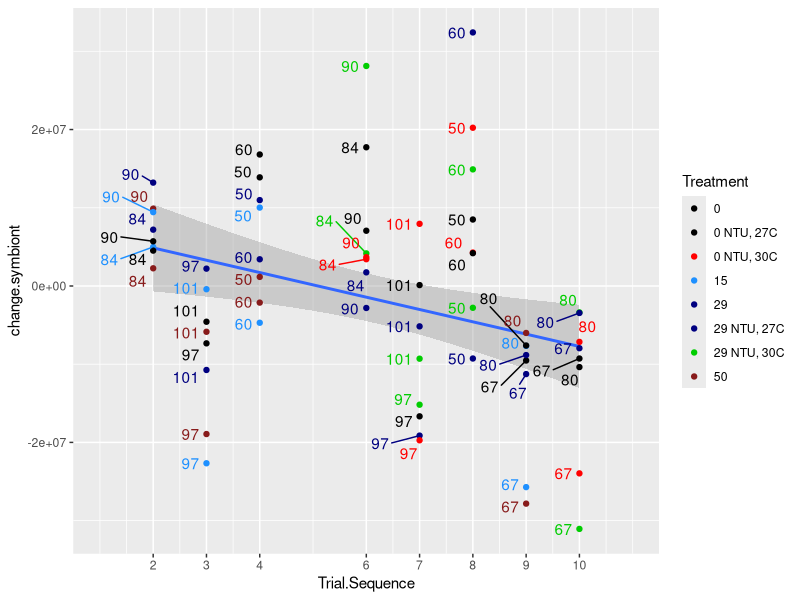
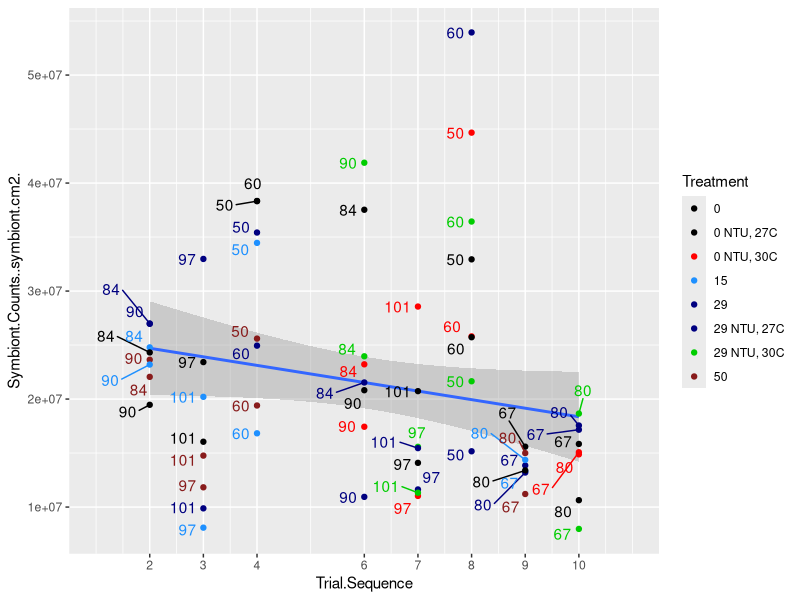
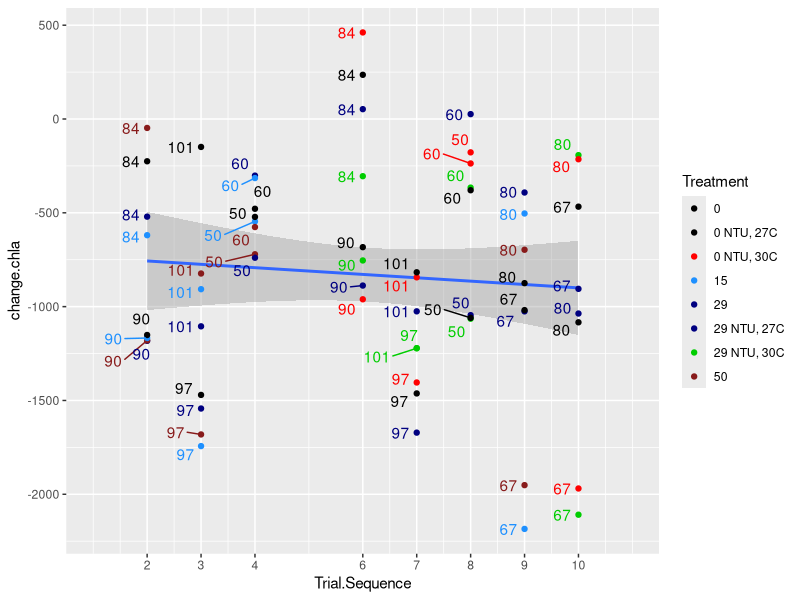
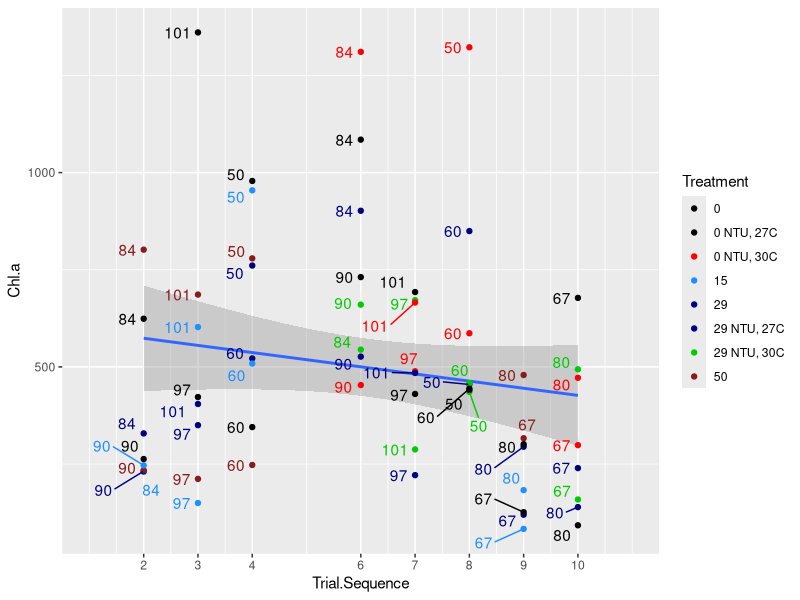
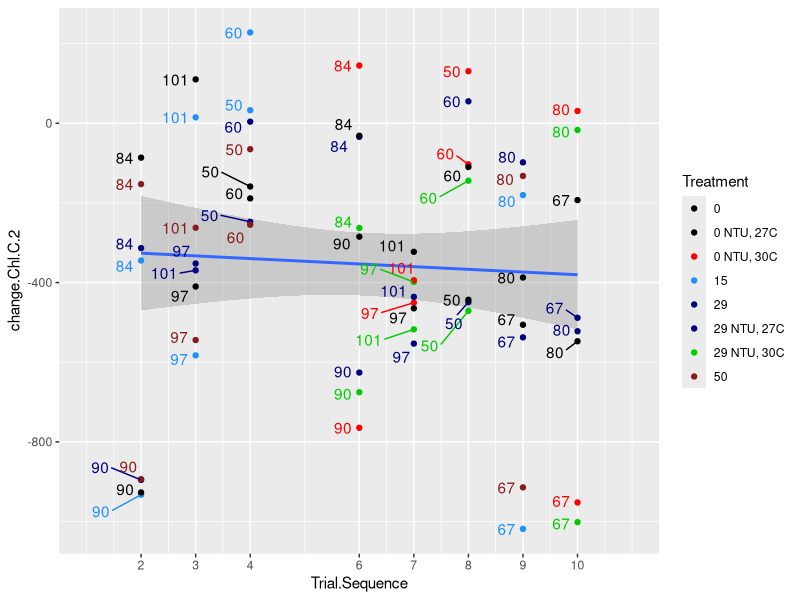
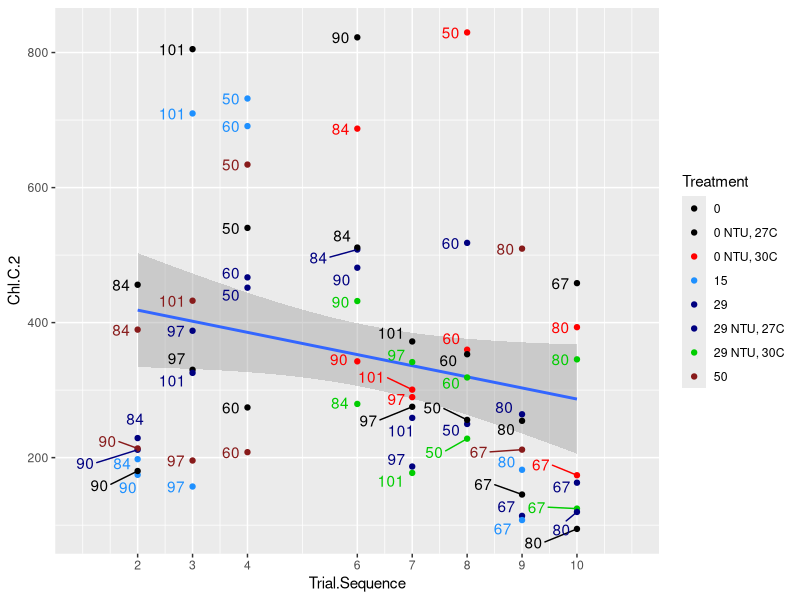
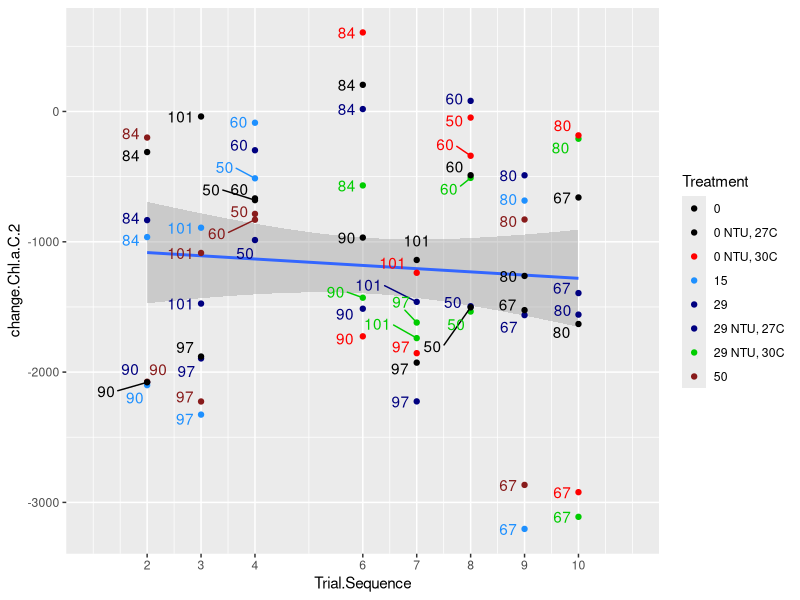
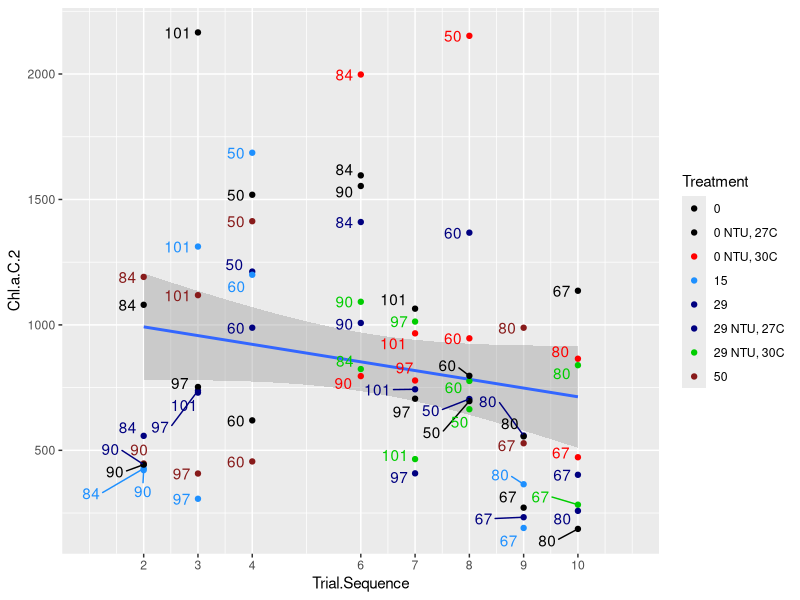

Reproduce these figures in R, in order.
## ---- chunk 1
bio <- read.csv("All_Bio_Data_Together.csv")
## ---- chunk 2
bio$Genotype <- sub("(^[^-]+)-.*", "\\1", bio$Coral.ID)
## ---- chunk 3
library(dplyr) #The package we need to mutate

#Makes us a data frame where everything has the sacrifice subtracted from it by genotype
bio.cambios <- bio %>%
  group_by(Genotype) %>%
  mutate(change.symbiont = Symbiont.Counts..symbiont.cm2. - Symbiont.Counts..symbiont.cm2.[Treatment == "None"], change.chla = Chl.a - Chl.a[Treatment == "None"], change.Chl.C.2 = Chl.C.2 - 
           Chl.C.2[Treatment == "None"], change.Chl.a.C.2 = Chl.a.C.2 - 
          Chl.a.C.2[Treatment == "None"], change.Protein.Concentration = 
           Protein.Concentration..mg.cm.2.mL.. - Protein.Concentration..mg.cm.2.mL..[Treatment == "None"], 
         change.Chl.per.symbiont = Chl.a.c.2.per.symbiont..x1000. - Chl.a.c.2.per.symbiont..x1000.[Treatment == "None"])
## ---- chunk 4
class(bio.cambios$Experiment) #Numeric, we can make that work
#New data frame without the experiment numbers we don't like
cambios <- bio.cambios[ which(bio.cambios$Experiment != 1.1 & 
                                bio.cambios$Experiment != 2.5), ]
#This also dropped all the NAs, but that may be okay
## ---- chunk 5
#So first we need to account for 2.10 getting changed to 2.1, but that's an easy fix
cambios$Experiment <- as.character(cambios$Experiment)
cambios$Experiment <- gsub("2.1", "2.10", cambios$Experiment)

#Now let's get a column for just trial numbers
cambios$Trial.Sequence <- as.numeric(sub(".*\\.", "", cambios$Experiment))
## ---- chunk 6
class(cambios$Treatment) #It's character, which I think should work well
unique(cambios$Treatment)
## ---- chunk 7
library(ggplot2)
library(ggrepel)
cambio.algas <- ggplot(cambios, aes(x = Trial.Sequence, y = change.symbiont, label = Genotype)) +
    stat_smooth(method = lm) +
    geom_point(aes(color = Treatment))+
  geom_text_repel(aes(x= Trial.Sequence, y = change.symbiont, 
                                    colour = Treatment), 
                  nudge_x = -0.3, show.legend = FALSE)+
  scale_color_manual(values = c("black", "black", "#FF0000", "#1E90FF", 
                                "#000080", "#000080", "#00CD00", "#881B1B"))+
  scale_x_continuous(breaks = c(2, 3, 4, 6, 7, 8, 9, 10), 
                     labels = c(2, 3, 4, 6, 7, 8, 9, 10), 
                     limits = c(1, 11))

cambio.algas
  
## ---- chunk 8
ggplot_build(cambio.algas)$data[[1]]
## ---- chunk 9
library(ggplot2)
library(ggrepel)
algas <- ggplot(cambios, aes(x = Trial.Sequence, y = Symbiont.Counts..symbiont.cm2., label = Genotype)) +
    stat_smooth(method = lm) +
    geom_point(aes(color = Treatment))+
  geom_text_repel(aes(x= Trial.Sequence, y = Symbiont.Counts..symbiont.cm2., 
                                    colour = Treatment), 
                  nudge_x = -0.3, show.legend = FALSE)+
  scale_color_manual(values = c("black", "black", "#FF0000", "#1E90FF", 
                                "#000080", "#000080", "#00CD00", "#881B1B"))+
  scale_x_continuous(breaks = c(2, 3, 4, 6, 7, 8, 9, 10), 
                     labels = c(2, 3, 4, 6, 7, 8, 9, 10), 
                     limits = c(1, 11))

algas
## ---- chunk 10
ggplot_build(algas)$data[[1]]
## ---- chunk 11
library(ggplot2)
library(ggrepel)
cambio.Chl.a <- ggplot(cambios, aes(x = Trial.Sequence, y = change.chla, 
                                    label = Genotype)) +
    stat_smooth(method = lm) +
    geom_point(aes(color = Treatment))+
  geom_text_repel(aes(x= Trial.Sequence, y = change.chla, 
                                    colour = Treatment), 
                  nudge_x = -0.3, show.legend = FALSE)+
  scale_color_manual(values = c("black", "black", "#FF0000", "#1E90FF", 
                                "#000080", "#000080", "#00CD00", "#881B1B"))+
  scale_x_continuous(breaks = c(2, 3, 4, 6, 7, 8, 9, 10), 
                     labels = c(2, 3, 4, 6, 7, 8, 9, 10), 
                     limits = c(1, 11))


cambio.Chl.a  
## ---- chunk 12
library(ggplot2)
library(ggrepel)
chla <- ggplot(cambios, aes(x = Trial.Sequence, y = Chl.a, label = Genotype)) +
    stat_smooth(method = lm) +
    geom_point(aes(color = Treatment))+
  geom_text_repel(aes(x= Trial.Sequence, y = Chl.a, 
                                    colour = Treatment), 
                  nudge_x = -0.3, show.legend = FALSE)+
  scale_color_manual(values = c("black", "black", "#FF0000", "#1E90FF", 
                                "#000080", "#000080", "#00CD00", "#881B1B"))+
  scale_x_continuous(breaks = c(2, 3, 4, 6, 7, 8, 9, 10), 
                     labels = c(2, 3, 4, 6, 7, 8, 9, 10), 
                     limits = c(1, 11))

chla
## ---- chunk 13
library(ggplot2)
library(ggrepel)
cambio.Chl.C.2 <- ggplot(cambios, aes(x = Trial.Sequence, y = change.Chl.C.2, 
                                    label = Genotype)) +
    stat_smooth(method = lm) +
    geom_point(aes(color = Treatment))+
  geom_text_repel(aes(x= Trial.Sequence, y = change.Chl.C.2, 
                                    colour = Treatment), 
                  nudge_x = -0.3, show.legend = FALSE)+
  scale_color_manual(values = c("black", "black", "#FF0000", "#1E90FF", 
                                "#000080", "#000080", "#00CD00", "#881B1B"))+
  scale_x_continuous(breaks = c(2, 3, 4, 6, 7, 8, 9, 10), 
                     labels = c(2, 3, 4, 6, 7, 8, 9, 10), 
                     limits = c(1, 11))


cambio.Chl.C.2 
## ---- chunk 14
library(ggplot2)
library(ggrepel)
Chl.C.2 <- ggplot(cambios, aes(x = Trial.Sequence, y = Chl.C.2, 
                                    label = Genotype)) +
    stat_smooth(method = lm) +
    geom_point(aes(color = Treatment))+
  geom_text_repel(aes(x= Trial.Sequence, y = Chl.C.2, 
                                    colour = Treatment), 
                  nudge_x = -0.3, show.legend = FALSE)+
  scale_color_manual(values = c("black", "black", "#FF0000", "#1E90FF", 
                                "#000080", "#000080", "#00CD00", "#881B1B"))+
  scale_x_continuous(breaks = c(2, 3, 4, 6, 7, 8, 9, 10), 
                     labels = c(2, 3, 4, 6, 7, 8, 9, 10), 
                     limits = c(1, 11))


Chl.C.2 
## ---- chunk 15
library(ggplot2)
library(ggrepel)
cambio.Chl.a.C.2 <- ggplot(cambios, aes(x = Trial.Sequence, y = change.Chl.a.C.2, 
                                    label = Genotype)) +
    stat_smooth(method = lm) +
    geom_point(aes(color = Treatment))+
  geom_text_repel(aes(x= Trial.Sequence, y = change.Chl.a.C.2, 
                                    colour = Treatment), 
                  nudge_x = -0.3, show.legend = FALSE)+
  scale_color_manual(values = c("black", "black", "#FF0000", "#1E90FF", 
                                "#000080", "#000080", "#00CD00", "#881B1B"))+
  scale_x_continuous(breaks = c(2, 3, 4, 6, 7, 8, 9, 10), 
                     labels = c(2, 3, 4, 6, 7, 8, 9, 10), 
                     limits = c(1, 11))


cambio.Chl.a.C.2  
## ---- chunk 16
library(ggplot2)
library(ggrepel)
Chl.a.C.2 <- ggplot(cambios, aes(x = Trial.Sequence, y = Chl.a.C.2, 
                                    label = Genotype)) +
    stat_smooth(method = lm) +
    geom_point(aes(color = Treatment))+
  geom_text_repel(aes(x= Trial.Sequence, y = Chl.a.C.2, 
                                    colour = Treatment), 
                  nudge_x = -0.3, show.legend = FALSE)+
  scale_color_manual(values = c("black", "black", "#FF0000", "#1E90FF", 
                                "#000080", "#000080", "#00CD00", "#881B1B"))+
  scale_x_continuous(breaks = c(2, 3, 4, 6, 7, 8, 9, 10), 
                     labels = c(2, 3, 4, 6, 7, 8, 9, 10), 
                     limits = c(1, 11))


Chl.a.C.2  
## ---- chunk 17
library(ggplot2)
library(ggrepel)
cambio.Chl.a.C.2 <- ggplot(cambios, aes(x = Trial.Sequence, y = change.Chl.a.C.2, 
                                    label = Genotype)) +
    stat_smooth(method = lm) +
    geom_point(aes(color = Treatment))+
  geom_text_repel(aes(x= Trial.Sequence, y = change.Chl.a.C.2, 
                                    colour = Treatment), 
                  nudge_x = -0.3, show.legend = FALSE)+
  scale_color_manual(values = c("black", "black", "#FF0000", "#1E90FF", 
                                "#000080", "#000080", "#00CD00", "#881B1B"))+
  scale_x_continuous(breaks = c(2, 3, 4, 6, 7, 8, 9, 10), 
                     labels = c(2, 3, 4, 6, 7, 8, 9, 10), 
                     limits = c(1, 11))


cambio.Chl.a.C.2  
## ---- chunk 18
library(ggplot2)
library(ggrepel)
cambio.protein <- ggplot(cambios, aes(x = Trial.Sequence, y = change.Protein.Concentration, 
                                    label = Genotype)) +
    stat_smooth(method = lm) +
    geom_point(aes(color = Treatment))+
  geom_text_repel(aes(x= Trial.Sequence, y = change.Protein.Concentration, 
                                    colour = Treatment), 
                  nudge_x = -0.3, show.legend = FALSE)+
  scale_color_manual(values = c("black", "black", "#FF0000", "#1E90FF", 
                                "#000080", "#000080", "#00CD00", "#881B1B"))+
  scale_x_continuous(breaks = c(2, 3, 4, 6, 7, 8, 9, 10), 
                     labels = c(2, 3, 4, 6, 7, 8, 9, 10), 
                     limits = c(1, 11))


cambio.protein 
## ---- chunk 19
library(ggplot2)
library(ggrepel)
protein <- ggplot(cambios, aes(x = Trial.Sequence, y = Protein.Concentration..mg.cm.2.mL.., 
                                    label = Genotype)) +
    stat_smooth(method = lm) +
    geom_point(aes(color = Treatment))+
  geom_text_repel(aes(x= Trial.Sequence, y = Protein.Concentration..mg.cm.2.mL.., 
                                    colour = Treatment), 
                  nudge_x = -0.3, show.legend = FALSE)+
  scale_color_manual(values = c("black", "black", "#FF0000", "#1E90FF", 
                                "#000080", "#000080", "#00CD00", "#881B1B"))+
  scale_x_continuous(breaks = c(2, 3, 4, 6, 7, 8, 9, 10), 
                     labels = c(2, 3, 4, 6, 7, 8, 9, 10), 
                     limits = c(1, 11))


protein 
## ---- chunk 20
library(ggplot2)
library(ggrepel)
cambio.chl.per.symbiont <- ggplot(cambios, aes(x = Trial.Sequence, 
                                               y = change.Chl.per.symbiont, 
                                    label = Genotype)) +
    stat_smooth(method = lm) +
    geom_point(aes(color = Treatment))+
  geom_text_repel(aes(x= Trial.Sequence, y = change.Chl.per.symbiont, 
                                    colour = Treatment), 
                  nudge_x = -0.3, show.legend = FALSE)+
  scale_color_manual(values = c("black", "black", "#FF0000", "#1E90FF", 
                                "#000080", "#000080", "#00CD00", "#881B1B"))+
  scale_x_continuous(breaks = c(2, 3, 4, 6, 7, 8, 9, 10), 
                     labels = c(2, 3, 4, 6, 7, 8, 9, 10), 
                     limits = c(1, 11))


cambio.chl.per.symbiont
## ---- chunk 21
library(ggplot2)
library(ggrepel)
chl.per.symbiont <- ggplot(cambios, aes(x = Trial.Sequence, 
                                               y = Chl.a.c.2.per.symbiont..x1000., 
                                    label = Genotype)) +
    stat_smooth(method = lm) +
    geom_point(aes(color = Treatment))+
  geom_text_repel(aes(x= Trial.Sequence, y = Chl.a.c.2.per.symbiont..x1000., 
                                    colour = Treatment), 
                  nudge_x = -0.3, show.legend = FALSE)+
  scale_color_manual(values = c("black", "black", "#FF0000", "#1E90FF", 
                                "#000080", "#000080", "#00CD00", "#881B1B"))+
  scale_x_continuous(breaks = c(2, 3, 4, 6, 7, 8, 9, 10), 
                     labels = c(2, 3, 4, 6, 7, 8, 9, 10), 
                     limits = c(1, 11))

chl.per.symbiont
